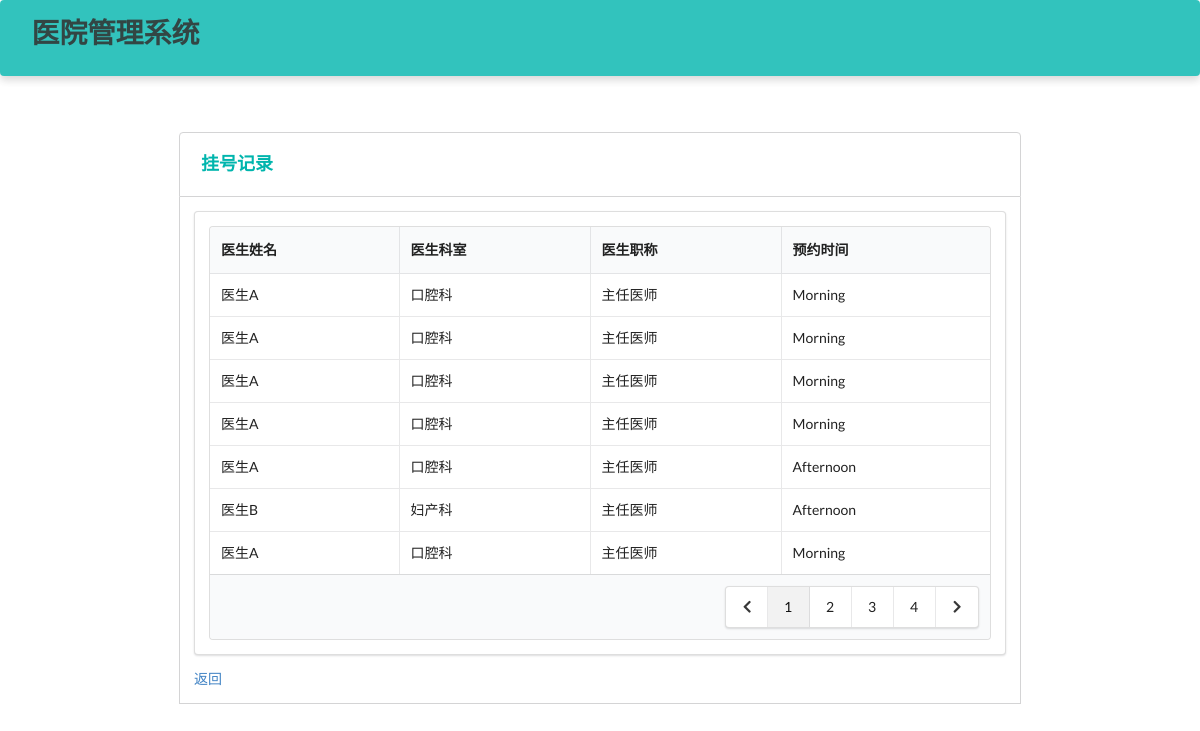
The app's page /patient/appointment (signed in), older data.
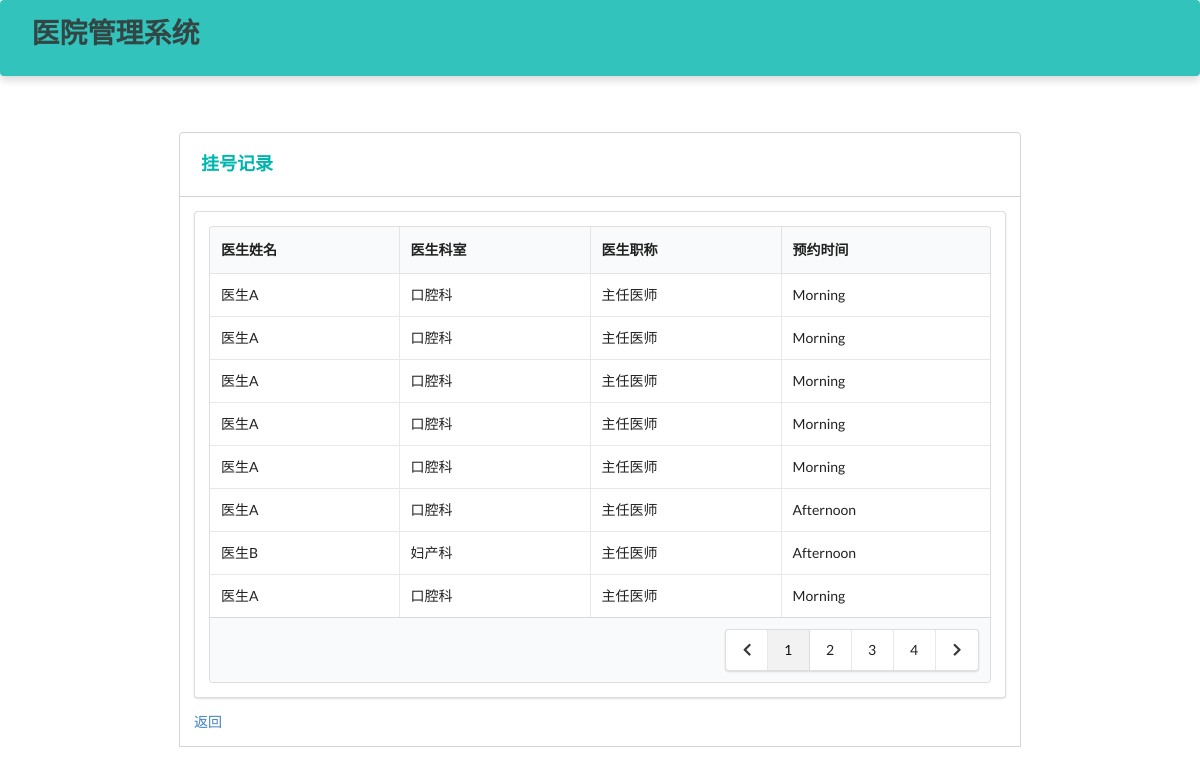
The same page, newer data.
### Hospital/models.py (models this page shows, shortened)
class Appointment(models.Model):
    time_choices = (
        ('Morning','上午'),
        ('Afternoon','下午')
    )
    patient = models.ForeignKey(Patient, on_delete=models.CASCADE) # 患者
    doctor = models.ForeignKey(Doctor, on_delete=models.CASCADE)  # 医生
    create_time = models.DateTimeField(auto_now_add=True)  # 创建时间
    appointment_date = models.DateTimeField()  # 预约日期
    appointment_time = models.CharField(max_length=10, choices=time_choices) # 预约时间（上下午）
    isActive = models.BooleanField(default=True)  # 是否有效
    class Meta:
        ordering = ["-create_time"]

class Doctor(models.Model):
    department_choices = (
        ('Department of Internal Medicine', '内科'),
        ('Department of Surgery', '外科'),
        ('Department of Pediatrics', '儿科'),
        ('Department of Obstetrics and Gynecology', '妇产科'),
        ('Department of Traditional Chinese Medicine', '中医科'),
        ('Department of Dermatology', '皮肤科'),
        ('Department of Oral Medicine', '口腔科')
    )
    title_choices = (
        ('director physician', '主任医师'),
        ('assistant director physician', '副主任医师'),
        ('physician', '医师')
    )
    name = models.CharField(max_length=10)  # 姓名
    password = models.CharField(max_length=32)  # 密码
    gender = models.CharField(max_length=32, choices=gender_choices)  # 性别
    identity_card_no = models.CharField(max_length=32, unique=True)  # 身份证号
    department = models.CharField(max_length=64, choices=department_choices)  # 科室
    title = models.CharField(max_length=64, choices=title_choices)  # 职称
    description = models.TextField(max_length=500, default='暂无简介')  # 简介
    create_time = models.DateTimeField(auto_now_add=True)  # 注册时间

### Hospital/patientViews.py (the view)
# urls.py: path('patient/appointment', patientViews.appointment)
def appointment(request):
    identity_card_no = request.session['identity_card_no']
    patient = models.Patient.objects.get(identity_card_no=identity_card_no)
    appointments = models.Appointment.objects.filter(patient=patient)
    return render(request, 'patient/appointment.html', locals())

### Hospital/templates/patient/appointment.html (shortened to what this page needs)
<!DOCTYPE html>
<html lang="ch">
<head>
    <link rel="stylesheet" href="https://cdn.jsdelivr.net/semantic-ui/2.2.4/semantic.min.css">
    <link rel="stylesheet" href="../../static/Hospital/css/me.css">
</head>
<body>
    <nav class="ui inverted  segment m-padded-tb-large m-shadow-small teal m-opacity-mini">
        <div class="ui container">
            <div class="ui inverted secondary stackable menu">
                <h1 class="ui header">医院管理系统</h1>
            </div>
        </div>
    </nav>
    <div class="m-container-small m-padded-tb-big">
        <div class="container">
            <div class="ui top attached rounded padded segment">
                <div class="ui middle aligned two column grid">
                    <div class="column">
                        <h3 class="ui teal header">挂号记录</h3>
                    </div>
                </div>
            </div>
            <div class="ui attached segment">
                <div class="ui segment ">
                    <table class="ui celled table">
                        <thead>
                            <tr>
                                <th>医生姓名</th>
                                <th>医生科室</th>
                                <th>医生职称</th>
                                <th>预约时间</th>
                            </tr>
                        </thead>
                        <tbody>
                            {% for rec in appointments%}
                            <tr>
                                <td>{{ rec.doctor.name }}</td>
                                <td>{{ rec.doctor.get_department_display }}</td>
                                <td>{{ rec.doctor.get_title_display }}</td>
                                <td>{{ rec.appointment_time }}</td>
                            </tr>
                            {% endfor %}
                        </tbody>
                      <tfoot>
                        <tr><th colspan="4">
                          <div class="ui right floated pagination menu">
                            <a class="icon item">
                              <i class="left chevron icon"></i>
                            </a>
                            <a class="item active">1</a>
                            <a class="item">2</a>
                            <a class="item">3</a>
                            <a class="item">4</a>
                            <a class="icon item">
                              <i class="right chevron icon"></i>
                            </a>
                          </div>
                        </th>
                      </tr>
                      </tfoot>
                    </table>
                </div>
            <a href="/patient/index/">返回</a>
            </div>
        </div>
            </div>
    <br>
    <br>
    <br>
</body>
</html>

Row changes from the older to the newer data that the page shows:
added Appointment: doctor.name "医生A", doctor.department "口腔科", doctor "主任医师", appointment_time "Morning"
